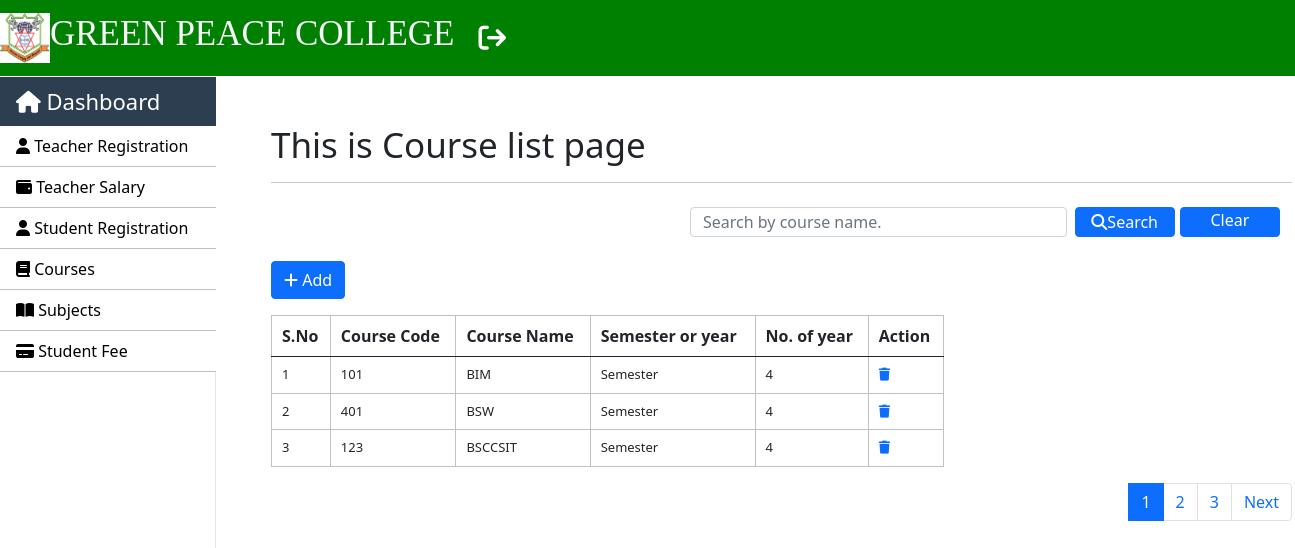
/index/ (signed in), run on an earlier commit of the app's database.
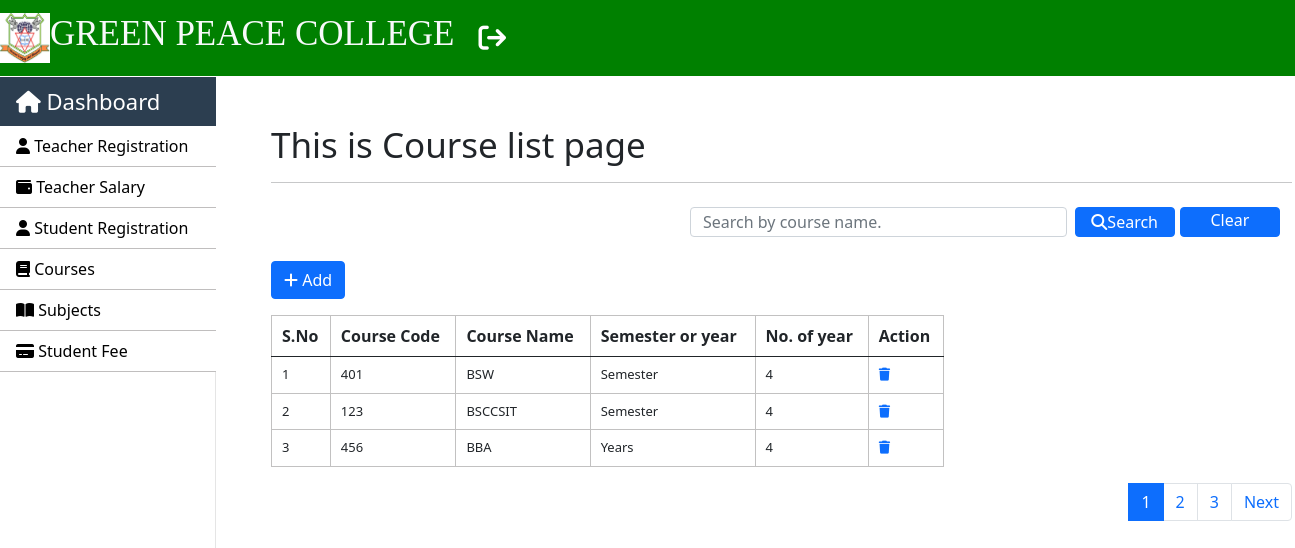
And on a later commit of the database.
### SMS/models.py (models this page shows, shortened)
class Course(models.Model):
    course_code = models.IntegerField()
    course_name = models.CharField(max_length=250)
    semester_or_year = models.CharField(max_length=250)
    no_of_year = models.CharField(max_length=250)
    class Meta:
        db_table = "course"

### SMS/views.py (the view)
# urls.py: path("index/", views.courses_index, name = 'index-course'),
@login_required(login_url='login')
def courses_index(request):
    course_list = Course.objects.all().order_by('id')
    paginator = Paginator(course_list, 3) # Show 3 datas per page.
    page_number = request.GET.get('page')
    page_obj = paginator.get_page(page_number)
    context = {"data": page_obj}
    if request.method == "POST":
        search = request.POST.get('search')
        courses = Course.objects.filter(course_name__icontains=search)
        context = {"data": courses}
        return render(request, 'courses/courses_index.html', context)
    return render(request, 'courses/courses_index.html', context)

### templates/courses/courses_index.html (shortened to what this page needs)
{% extends 'layouts/master.html' %}
{% block custom_css %}
<link rel="stylesheet" href="https://cdnjs.cloudflare.com/ajax/libs/font-awesome/6.3.0/css/all.min.css"/>
{% endblock %}
{% block content %}
<div class="container mt-5">
    <h1>This is Course list page</h1>
    <hr>
    <nav class="navbar bg-body-tertiary">
        <div class="container-fluid">
              <form class="d-flex" role="search" action="{% url 'index-course' %}" method="POST">
                <input style="height: 30px;" class="form-control me-2" type="text" name="search" placeholder="Search by course name." aria-label="Search">
                <button class="btn btn-primary mb-3 mr-3" type="submit" style="height:30px; width: 160px; padding: 0px;"><i class="fa-solid fa-search"></i>Search</button>
                <a href="{% url 'index-course' %}" class="btn btn-primary mb-3 ml-2"  style="height:30px; width: 160px; padding: 0px; margin-left: 5px;">Clear</a>
              </form>
        </div>
    </nav>
    <a href="{% url 'add-course' %}" class="btn btn-primary mb-3"><i class="fa-solid fa-plus"></i> Add</a>
    <div class="row">
        <div class="col-8">
            <table class="table table-striped-columns table-hover">
                <thead>
                    <tr>
                        <th>S.No</th>
                        <th>Course Code</th>
                        <th>Course Name</th>
                        <th>Semester or year</th>
                        <th>No. of year</th>
                        <th colspan="3">Action</th>
                    </tr>
                </thead>
                <tbody>
                    {% for val in data %}
                    <tr>
                        <td>{{ forloop.counter }}</td>
                        <td>{{ val.course_code }}</td>
                        <td>{{ val.course_name }}</td>
                        <td>{{ val.semester_or_year }}</td>
                        <td>{{ val.no_of_year }}</td>
                        <td><a href="{% url 'delete-course' val.id %}"><i class="fa-solid fa-trash"></i></a></td>
                    </tr>
                    {% endfor %}
                </tbody>
            </table>
        </div>
    </div>
    <nav aria-label="Page navigation example">
        <ul class="pagination justify-content-end">
            {% for num_page in data.paginator.page_range %}
            {% if data.number == num_page %}
             <li class="page-item active"><a class="page-link" href="{%  url 'index-course' %}?page={{ num_page }}">{{ num_page }}</a></li>
             {% else %}
             <li class="page-item"><a class="page-link" href="{%  url 'index-course' %}?page={{ num_page }}">{{ num_page }}</a></li>
             {% endif %}
            {% endfor %}
          <li class="page-item">
            {% if data.has_next %}
                <a class="page-link" href="{%  url 'index-course' %}?page={{ data.next_page_number }}"">Next</a>
            {% endif %}
            </li>
        </ul>
      </nav>
</div>
{% endblock %}

What changed in the data, as far as the page shows it:
removed Course: course_code "101", course_name "BIM", semester_or_year "Semester", no_of_year "4"
now on this page (row unchanged): Course: course_code "456", course_name "BBA", semester_or_year "Years", no_of_year "4"
